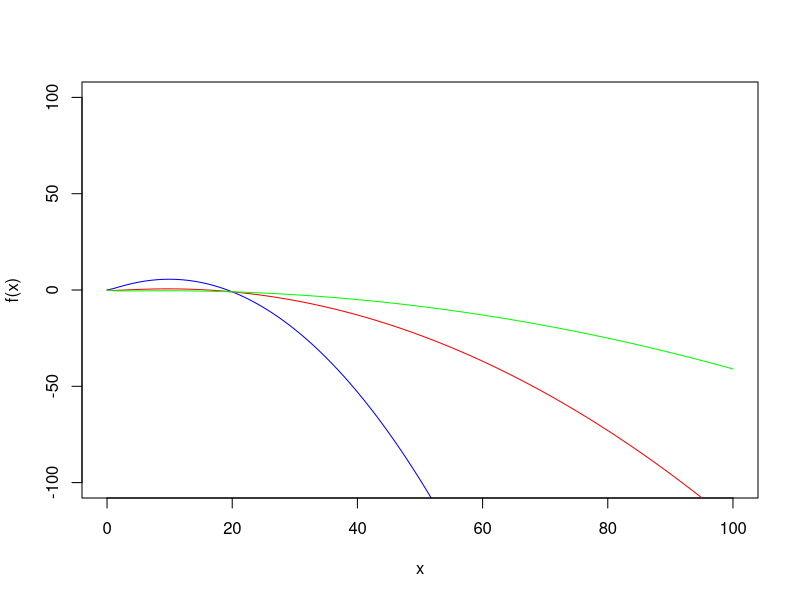
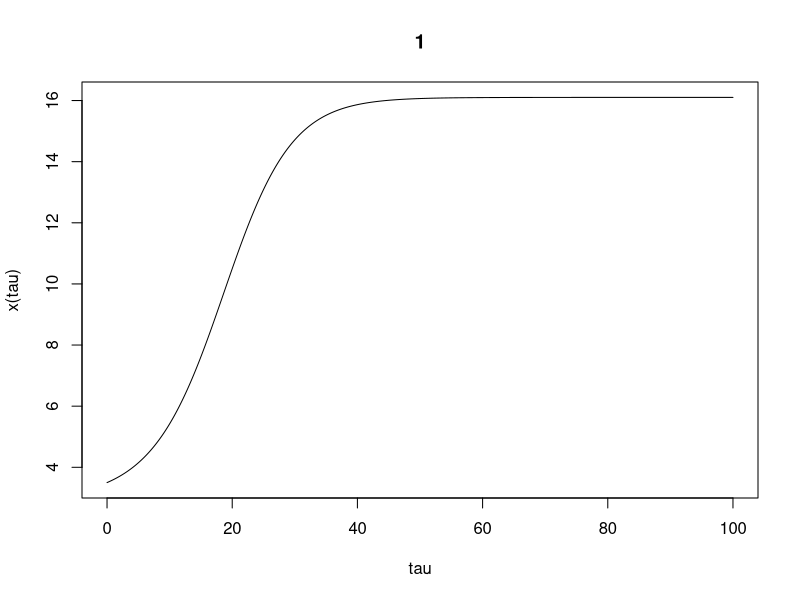

Write R code to recreate these figures, in order.
## Equation For population with predation model

# dx/dtau = (alpha * x * (1-(x/K)) ) - (x/(1+x)) = f(x)

library(deSolve)

## Part 1
x <- seq(0, 100, 1)
f1 <- (1.3 * x * (1-(x/20)) ) - (x/(1+x)) # alpha = 1.3
f2 <- (0.3 * x * (1-(x/20)) ) - (x/(1+x)) # alpha = 0.3
f3 <- (0.1 * x * (1-(x/20)) ) - (x/(1+x)) # alpha = 0.1
plot(x, f1, type = "l", xlab = "x", ylab = "f(x)", ylim = c(-100, 100), col = "blue")
lines(x, f2, col="red", ylim = c(-100, 6))
lines(x, f3, col="green", ylim = c(-100,6))

# Run this part only after plotting to know how many values are intersecting
vals = f1 == f2 & f1 == f3 # logical vector
f = f1 # contains all values of f1
f <- f[vals] # selects only intersection of f1, f2, f3
x_f <- x[vals] # selects only x values of intersection of f1, f2, f3

#################### ALL WRONG BELOW ##### code is right ###############
# # Mark the fixed points on the graph
# 
# # First Point
# abline(v = x_f[1], col = "cyan") # v for vertical line
# abline(h = f[1], col = "cyan") # h for horizontal line
# text(7,-10, paste("(", x_f[1], ", ", f[1], ")"), col = "cyan")
# 
# # Second Point
# abline(v = x_f[2], col = "pink") # v for vertical line
# abline(h = f[2], col = "pink") # h for horizontal line
# text(30,-10, paste("(", x_f[2], ", ", f[2], ")"), col = "pink")
###########################################################

# From the graph, we can see no fixed points because none of the functions
# reach steady state. They all intersect at carrying capacity. To reach steady
# state, the graph must be parallel to x-axis.

## Part 2
# Define model function with tau, initial values, parameter

pop = function(t, init, para){
  K <- 20
  alpha <- para
  x <- init
  dx <- (alpha * x * (1-(x/K)) ) - (x/(1+x)) # dx here refers to dx/dtau
  list(dx) # function automatically returns dx as a list
}

# Give initial value - x(tau = 0)
#init <- 1.2
init <- 3.5 # Give in second round

# Give parameter value -  alpha = growth rate
para <- 0.3

# Tau range for solution - till 100
tau <- seq(0, 100, 0.0001)

# Calling ODE function
out <- ode(y = init, times = tau, func = pop, parms = para)

# Plotting solution for x(tau)
plot(out, type = "l", xlab = "tau", ylab = "x(tau)")

# Yes, there is a difference in the steady state values.
# For x(0) = 1.2, the steady state value is 0
# For x(0) = 3.5, the steady state value is 16
# A steady state value of 0 means with the initial population 1.2 and alpha = 0.3,
# the population cannot be sustained and dies out.
# With initial population 3.5, alpha can sustain it and the population
# grows and lives.
